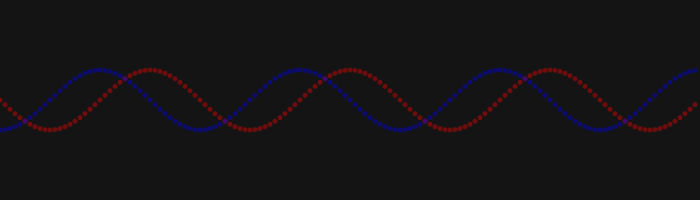
Frame 1 (no input)
Frame 60 (the mouse pressed at the canvas centre just before this capture): identical to frame 1, image omitted
Frame 120 (the mouse held since frame 60 and released just before this capture): identical to frame 1, image omitted

The Processing sketch that drew this single still picture (run headless with seeded random() and noise(); from frame 60 on, the mouse is pressed at the canvas centre):

// Processing sketch: sinewave
// ── sinewave.pde
/*
描述：通过sin()函数画一条正弦波形
时间：2016-11-20
*/
Wave wave;

void setup(){
    size(700, 200);
    background(20);
    wave = new Wave();
    wave.display();
}

void draw(){}

class Wave{
    float offset = height /2;       //垂直偏移量
    float scaleVal = 30;            //幅度
    float angleInc = PI / 20;       //频率
    float angle = 0.0;              //初始相位
    int lineWeight = 5;             //波形宽度
    color sinColor = color(255, 0, 0);
    color cosColor = color(0, 0, 255);
    Wave(){}
    Wave(float _offset, float _scaleVal, float _angleInc, float _angle){
        offset = _offset;
        scaleVal = _scaleVal;
        angleInc = _angleInc;
        angle = _angle;
    }
    void display(){
        noStroke();
        for(int x = 0; x < width; x += 5){
            fill(sinColor, 100);
            float y = offset + sin(angle) * scaleVal;
            ellipse(x, y, lineWeight, lineWeight);

            fill(cosColor, 100);
            y = offset + cos(angle) * scaleVal;
            ellipse(x, y, lineWeight, lineWeight);

            angle += angleInc;
        }
    }
}
